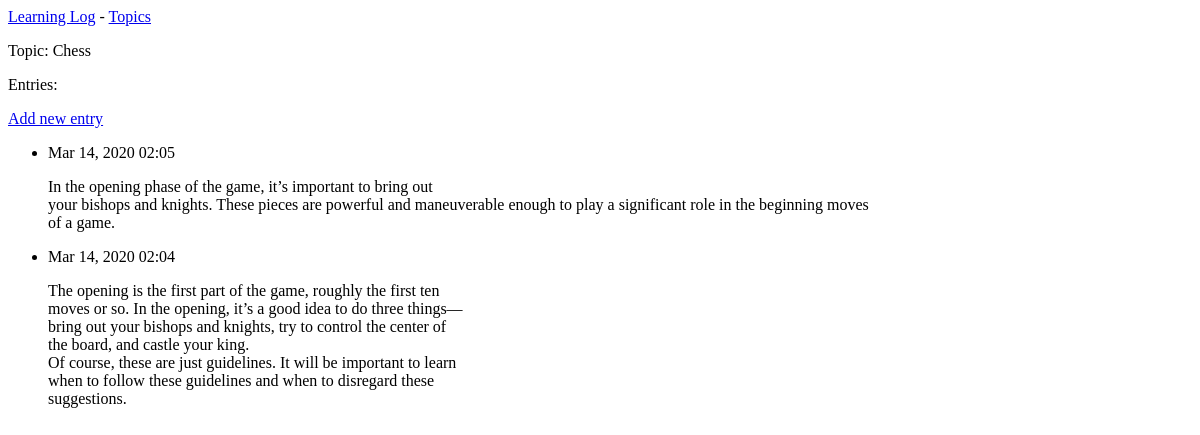
Page /topics/1/ on the earlier database version.
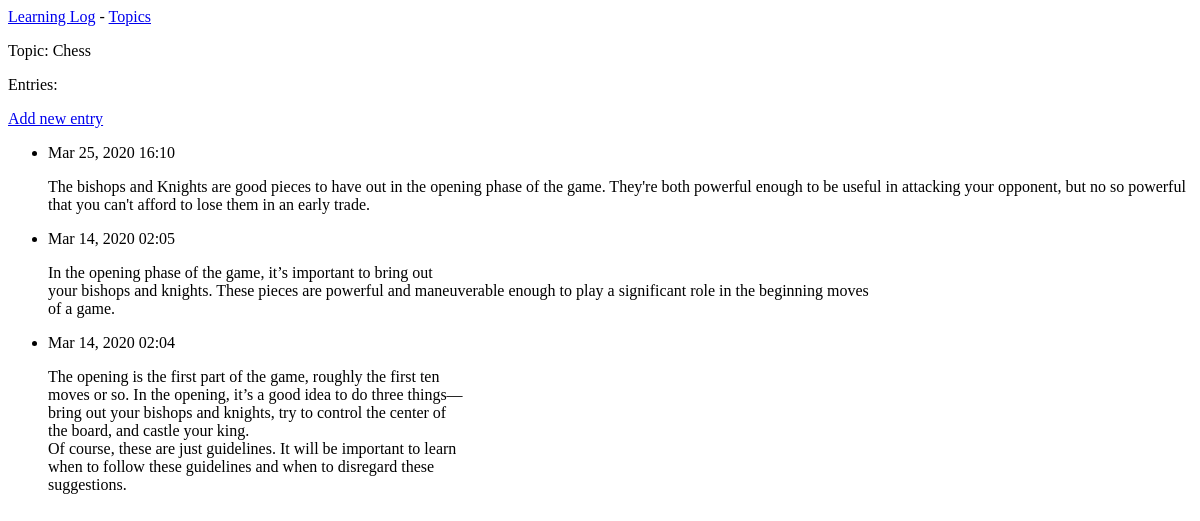
Same page on the later database version.
### learning_logs/models.py (models this page shows, shortened)
class Entry(models.Model):
    topic = models.ForeignKey(Topic, on_delete=models.CASCADE)
    text = models.TextField()
    date_added = models.DateTimeField(auto_now_add=True)
    class Meta:
        verbose_name_plural = "entries"

### learning_logs/views.py (the view)
# urls.py: path("topics/<int:topic_id>/", views.topic, name="topic"),
def topic(request, topic_id):
    topic = Topic.objects.get(id=topic_id)
    entries = topic.entry_set.order_by("-date_added")
    context = {"topic": topic, "entries": entries}
    return render(request, "learning_logs/topic.html", context)

### learning_logs/models.py (called while the page is built)
    def __str__(self):
        return self.text

### learning_logs/templates/learning_logs/topic.html
{% extends 'learning_logs/base.html' %}
{% block content %}
<p>Topic: {{topic}} </p>
<p>Entries:</p>
<p>
    <a href="{% url 'learning_logs:new_entry' topic.id %}">Add new entry</a>
</p>
<ul>
    {% for entry in entries %}
    <li>
        <p>{{ entry.date_added|date:'M d, Y H:i' }}</p>
        <p>{{ entry.text|linebreaks }}</p>
    </li>
    {% empty %}
    <li>There are np entries for this topic yet.</li>
    {% endfor %}
</ul>
{% endblock content %}

Differences in the rows shown:
added Entry: date_added "Mar 25, 2020 16:10", text "The bishops and Knights are good pieces to have out in the opening phase of the game. They're both powerful enough to be useful in attacking your opponent, but no so powerful that you can't afford to lose them in an early trade."
